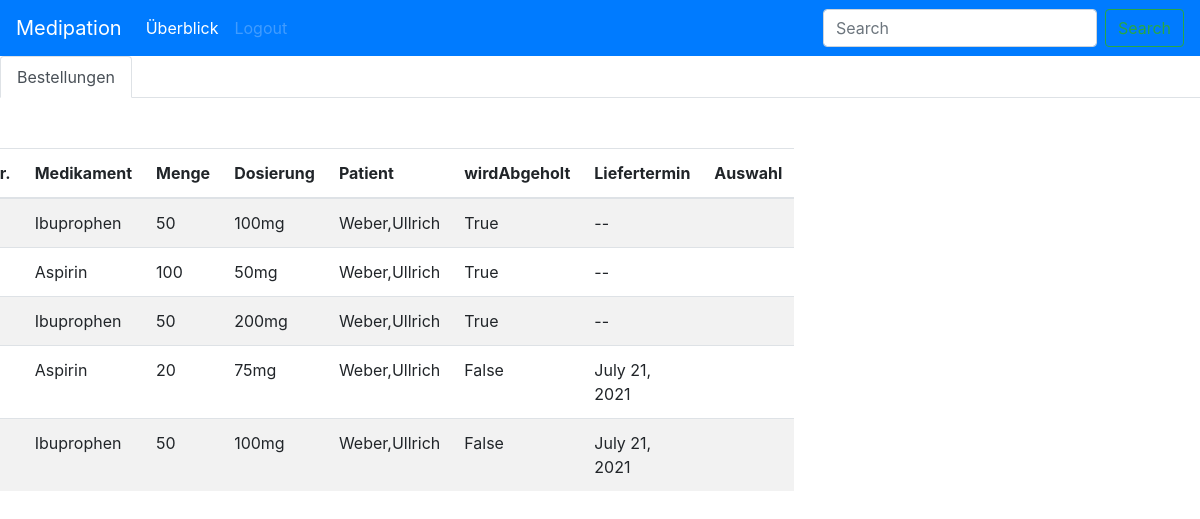
The app's page /apotheke_ueberblick/ (signed in) with its own data.
### rest/models.py (models this page shows, shortened)
class Medikamentenbestellung(models.Model):
    id = models.AutoField(primary_key=True)
    patient = models.ForeignKey(Patient, on_delete=models.CASCADE, null=True)
    arzt = models.ForeignKey(Arzt, on_delete=models.CASCADE, null=True)
    apotheke = models.ForeignKey(Apotheke, on_delete=models.CASCADE, null=True)
    medikamentenname = models.ForeignKey(Medikament, on_delete=models.CASCADE, null=True)
    menge = models.CharField(max_length=50, unique=False, null=True)
    dosierung = models.CharField(max_length=50, unique=False, null=True)
    wirdAbgeholt = models.BooleanField(null=True)
    status = models.CharField(max_length=50, unique=False, null=True)
    liefertermin = models.DateField(auto_now=False, null=True)

class Medikament(models.Model):
    id = models.AutoField(primary_key=True)
    medikamentenname = models.CharField(max_length=255, unique=False, null=True)

class Patient(models.Model):
    id = models.AutoField(primary_key=True)
    vorname = models.CharField(max_length=255, unique=False, null=True)
    nachname = models.CharField(max_length=255, unique=False, null=True)
    username = models.CharField(max_length=255, unique=False, null=True)
    strasse = models.CharField(max_length=255, unique=False, null=True)
    nr = models.CharField(max_length=10, unique=False, null=True)
    plz = models.CharField(max_length=10, unique=False, null=True)
    ort = models.CharField(max_length=10, unique=False, null=True)
    arzt = models.ForeignKey(Arzt, on_delete=models.CASCADE, null=True)

### rest/views.py (the view)
# urls.py: path('apotheke_ueberblick/', views.ueberblick_apotheke, name="ueberblick_apotheke"),
def ueberblick_apotheke(request):
    if request.user.is_authenticated:
        try:
            apotheke = Apotheke.objects.get(username=request.user.benutzername)
            b_bestätigt = Medikamentenbestellung.objects.filter(apotheke=apotheke.id,
                                                                status=BestellungStatus.BESTÄTIGT.value)
            b_archiviert = Medikamentenbestellung.objects.filter(apotheke=apotheke.id,
                                                                 status=BestellungStatus.ARCHIVIERT.value)
            bestellungen = list(b_bestätigt) + list(b_archiviert)
        except Apotheke.DoesNotExist:
            return HttpResponse("<h2>keine Bestellungen vorhanden!</h2>")
        return render(request, 'ueberblick_apotheke.html', {'apotheke': apotheke, "bestellungen": bestellungen})
    else:
        return render(request, 'fehlende_Authentifizierung.html')

### rest/templates/ueberblick_apotheke.html
{% extends 'base_apotheke.html' %}
{% load static %}
{% block content %}
<nav>
    <div class="nav nav-tabs" id="nav-tab" role="tablist">
        <a class="nav-item nav-link active" id="nav-per-Daten-tab" data-toggle="tab" href="#nav-per-Daten" role="tab" aria-controls="nav-per-Daten" aria-selected="true">Bestellungen</a>
    </div>
</nav>
<div class="tab-content" id="nav-tabContent">
    <div class="tab-pane fade show active" id="nav-per-Daten" role="tabpanel" aria-labelledby="nav-per-Daten-tab">{% include 'offene_bestellungen_apotheke.html' with objects=bestellungen %}</div>
</div>
{% endblock content %}

### rest/templates/offene_bestellungen_apotheke.html (shortened to what this page needs)
{% load static %}
<link rel="stylesheet" href="{% static 'styles.css' %}">
{% block content %}
<div class="col-xs-12" style="height:50px;"></div>
<div class="container-sm col-sm-8 row justify-content-center">
    <table class="table table-striped">
        <thead>
        <tr>
            <th scope="col">Nr.</th>
            <th scope="col">Medikament</th>
            <th scope="col">Menge</th>
            <th scope="col">Dosierung</th>
            <th scope="col">Patient</th>
            <th scope="col">wirdAbgeholt</th>
            <th scope="col">Liefertermin</th>
            <th scope="col">Auswahl</th>
        </tr>
        </thead>
        <tbody>
        {% for i in bestellungen %}
        <tr>
            <td>{{ forloop.counter }}</td>
            <td>{{i.medikamentenname.medikamentenname}}</td>
            <td>{{i.menge}}</td>
            <td>{{i.dosierung}}</td>
            <td>{{i.patient.nachname}},{{i.patient.vorname}}</td>
            <td>{{i.wirdAbgeholt}}</td>
            <td>{% if i.liefertermin %}{{i.liefertermin}}{% else %}--{% endif %}</td>
            <td>
            </td>
        </tr>
        {% endfor %}
        </tbody>
    </table>
</div>
{% endblock content %}

### records on screen
Medikamentenbestellung: medikamentenname.medikamentenname "Ibuprophen", menge "50", dosierung "100mg", patient.nachname "Weber", patient.vorname "Ullrich", wirdAbgeholt "True"
Medikamentenbestellung: medikamentenname.medikamentenname "Aspirin", menge "100", dosierung "50mg", patient.nachname "Weber", patient.vorname "Ullrich", wirdAbgeholt "True"
Medikamentenbestellung: medikamentenname.medikamentenname "Ibuprophen", menge "50", dosierung "200mg", patient.nachname "Weber", patient.vorname "Ullrich", wirdAbgeholt "True"
Medikamentenbestellung: medikamentenname.medikamentenname "Aspirin", menge "20", dosierung "75mg", patient.nachname "Weber", patient.vorname "Ullrich", wirdAbgeholt "False", liefertermin "July 21, 2021"
Medikamentenbestellung: medikamentenname.medikamentenname "Ibuprophen", menge "50", dosierung "100mg", patient.nachname "Weber", patient.vorname "Ullrich", wirdAbgeholt "False", liefertermin "July 21, 2021"
